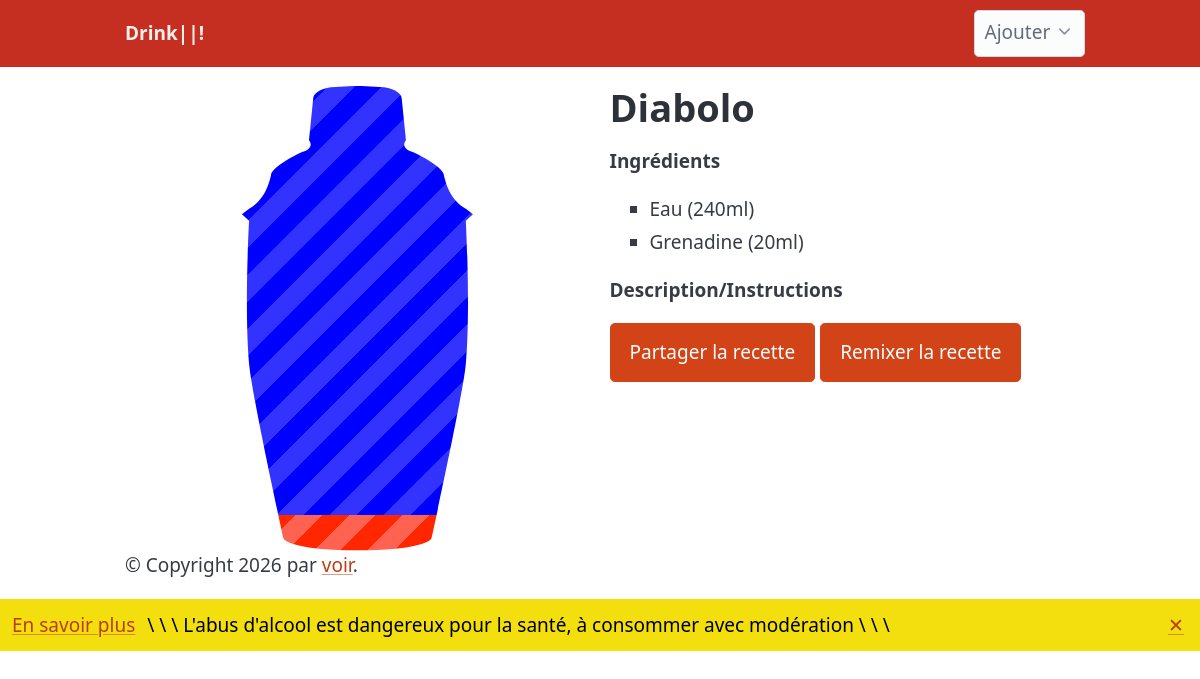
/recette/1, run on the app's committed database.
### tables this page shows
CREATE TABLE recettes_ingredient (
            recette_id INTEGER NOT NULL,
            ingredient_id INTEGER NOT NULL,
            dosage INTEGER NOT NULL,
            PRIMARY KEY (recette_id, ingredient_id),
            FOREIGN KEY (recette_id) REFERENCES recettes(id),
            FOREIGN KEY (ingredient_id) REFERENCES ingredients(id)
        );

CREATE TABLE ingredients (
            id INTEGER PRIMARY KEY AUTOINCREMENT,
            nom TEXT NOT NULL,
            couleur1 TEXT NOT NULL,
            couleur2 TEXT NOT NULL,
            ALCOOL REAL NOT NULL
        );

CREATE TABLE recettes (
            id INTEGER PRIMARY KEY AUTOINCREMENT,
            nom TEXT NOT NULL,
            description TEXT,
            alcool BOOLEAN,
            recette_original_id INT,
            nb_personne INT
        );

### main.py (the view)
@app.route("/recette/<id>", methods=["GET"])
def recette_by_id(id: int):
    recette = recuperer_recettes(id)[0]
    ingredients = recuperer_ingredients_recettes(id)
    return render_template("preview.html", recette=recette, ingredients=ingredients)

### src/bdd.py (called while the page is built)
def db_connection():
    connect=sqlite3.connect("recette.db")
    connect.row_factory=sqlite3.Row #pour fonctionnement comme dictionnaire
    return connect

def recuperer_ingredients_recettes(recette_id: int):
    connect=db_connection()
    cursor=connect.cursor()
    ingredients = cursor.execute(
        "SELECT nom, id, dosage, couleur1, couleur2, ALCOOL FROM recettes_ingredient JOIN ingredients ON ingredients.id == ingredient_id WHERE recette_id = ?", (recette_id,)
    )
    ingredients = ingredients.fetchall()
    connect.close()
    return [dict(i) for i in ingredients]

def recuperer_recettes(recette_id: int):
    connect=db_connection()
    cursor=connect.cursor()
    recettes = cursor.execute(
        "SELECT id, nom, description, recette_original_id FROM recettes WHERE id = ?", (recette_id, )
    )
    recettes = recettes.fetchall()
    connect.close()
    return recettes

### templates/preview.html (shortened to what this page needs)
{% extends 'base.html' %}
{% block content %}
<div class="grid">
    <div class="recette-preview">
        <div class="shaker">
            {% for ingredient in ingredients %}
            <div class="ingredient" style="--amount: {{ ingredient['dosage'] }};
            --color1: {{ ingredient['couleur1'] }};
            --color2: {{ ingredient['couleur2'] }};"
                 title="{{ ingredient['nom'] }}">
        </div>
        {% endfor %}
    </div>
</div>
    <div>
        <h1>{{ recette['nom'] }}</h1>
        <p><strong>Ingrédients</strong></p>
        <ul>
        {% for ingredient in ingredients %}
            <li>{{ ingredient['nom'] }} ({{ingredient['dosage'] }}ml)</li>
        {% endfor %}
        </ul>
        <p><strong>Description/Instructions</strong></p>
            <a role="button" id="partage">Partager la recette</a>
            <a role="button" id="remix" href="/recette?remix={{recette['id']}}">Remixer la recette</a>
    </div>
</div>
{% endblock %}

### templates/preview.html (style rules this page uses)
.recette-preview { width: 100%; flex-shrink: 0; justify-content: center; display: flex; align-items: center; }
.shaker { display: flex; flex-direction: column; width: 50%; clip-path: url(#shaker); aspect-ratio: 1/2; }
.ingredient { flex: var(--amount); bottom: 0; left: 0; right: 0; transition: height .6s cubic-bezier(.4,0,.2,1); background-size: 200% 200%; animation: barberpole 20s linear infinite; background-image: repeating-linear-gradient( -45deg, var(--color1), var(--color1) 1rem, var(--color2) 1rem, var(--color2) 2rem ); }

### data on the page
recettes_ingredient: nom "Eau", dosage "240"
recettes_ingredient: nom "Grenadine", dosage "20"
recettes: nom "Diabolo"
